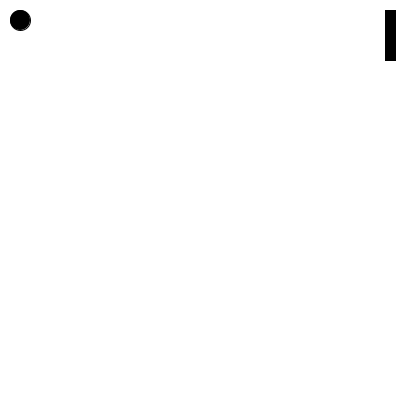
Frame 1 (no input)
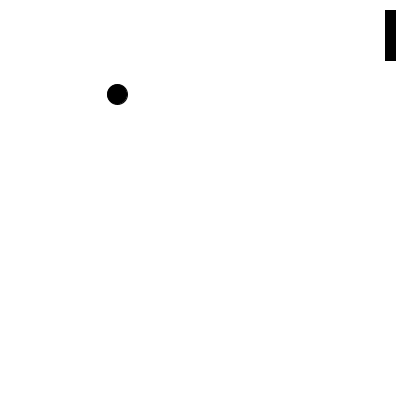
Frame 60 (the mouse pressed at the canvas centre just before this capture)
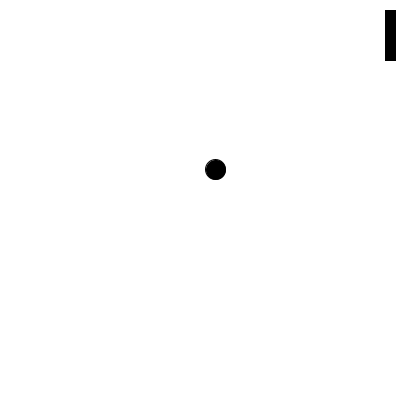
Frame 120 (the mouse held since frame 60 and released just before this capture)

The Processing sketch that drew these frames (run headless with seeded random() and noise(); from frame 60 on, the mouse is pressed at the canvas centre):

// Processing sketch: processing_177836
// ── processing_177836.pde

/* This game is based on a tutorial by Dr. Doane www.drdoane.com
 With pressing the "r" key you can restart the game.
It is written in a procedural way and I will rewrite it as an OOP */

/* Explanation for the variables, see reset function */
float ballX, ballY, ballR;
float dX, dY;
float paddleX, paddleY, paddleW, paddleH;        


void reset() {
  ballX = 20;  // start position ball
  ballY = 20;  // start position ball
  ballR = 10;  // radius ball
  dX = random(1,2); // x speed ball
  dY = random(1,2);  // y speed ball
  paddleX = width - 15;        // position the paddle 15 pixels left of the right border
  paddleY = 10; 
  paddleW = 10;  // width of the paddle 
  paddleH = 50;  // height of the paddle   
}

void setup() {
  int time = 0;
  int tempTime;
  size(400, 400);
  paddleX = width - 15;
  reset();
}


void draw() {
  background(255, 255, 255);
  fill(0, 0, 0);
  ellipse(ballX, ballY, 2*ballR, 2*ballR);
  rect(paddleX, paddleY, paddleW, paddleH);
  
  if (ballRight() > width) {
    fill(255, 0, 0, 100);
    rect(0, 0, width, height);
    noLoop();
    textSize(36);
    text("GAME OVER", 25, height/2);
    // ballX = width + 100;
    // ballY = height + 100;
    // println("ballX = ", ballX, ", ballY = ", ballY);
  }
  
  if (collision() || ballX < 0) dX = -dX;
  if (ballY > height || ballY < 0) dY = -dY;
  ballX += dX;
  ballY += dY; 
   
  
}

boolean collision() {
  boolean returnValue = false;
  if ((ballRight() >= paddleX) && (ballLeft() <= paddleX + paddleW) ) {
    if ((ballBottom() >= paddleY) && (ballTop() <= paddleY + paddleH) ) {
      returnValue = true;
    }
  }
  return returnValue;
}

float ballLeft() {
  return ballX - ballR;
}

float ballRight() {
  return ballX + ballR;
}

float ballTop() {
  return ballY - ballR;
}

float ballBottom() {
  return ballX + ballR;
}


// code based on http://processing.org/reference/keyCode.html
// Attention: Keys events are only changing the canvas while the draw loop is active.
void keyPressed() {
  if (key == 'r' || key == 'R') {
    reset();
    loop();
  }
  if (key == CODED) {
    if (keyCode == UP) {
      paddleY = paddleY - paddleH;
    }
    else if (keyCode == DOWN) {
      paddleY = paddleY + paddleH;
    }
  }
}
      
